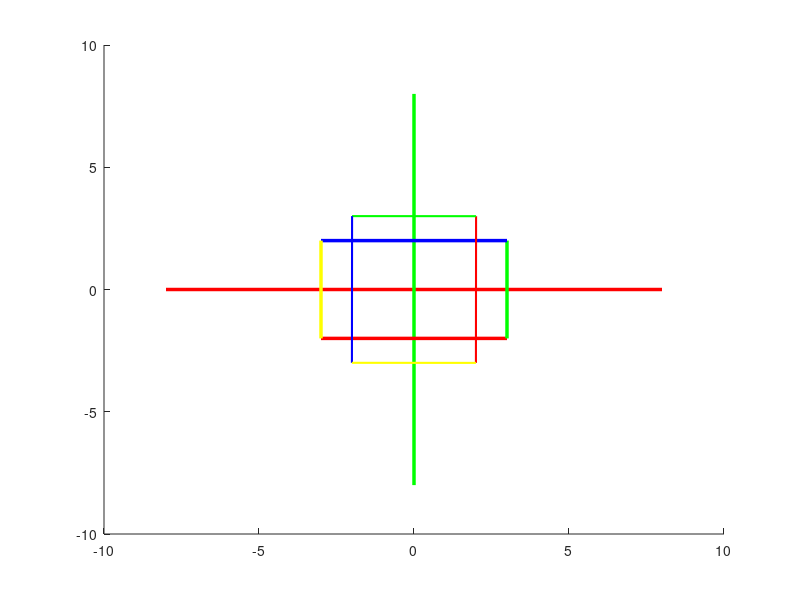

Recreate this plot in MATLAB.
clear all

angle_rad = deg2rad(90);

for t = 0:0.01:angle_rad
    
    clf;
clc

 angle_rad = deg2rad(90);
%        X       Y       Z             R G B
%line([xi xf],[yi yf],[zi zf],'color',[1 0 0],'linewidth',2.5);
 line([-8 8],[0 0],[0 0],'color',[1 0 0],'linewidth',2.5); %establece el eje X en rojo
 line([0 0],[-8 8],[0 0],'color',[0 1 0],'linewidth',2.5); %establece el eje Y en verde

 p1=[-3 -2];
 p2=[3 -2];
 p3=[3 2];
 p4=[-3 2];
 

 
 line([p1(1) p2(1)],[p1(2) p2(2)],[0 0],'color',[1 0 0],'linewidth',2.5);
 line([p2(1) p3(1)],[p2(2) p3(2)],[0 0],'color',[0 1 0],'linewidth',2.5);
 line([p3(1) p4(1)],[p3(2) p4(2)],[0 0],'color',[0 0 1],'linewidth',2.5);
 line([p4(1) p1(1)],[p4(2) p1(2)],[0 0],'color',[1 1 0],'linewidth',2.5);
 

 
 Rz = [cos(t) -sin(t); sin(t) cos(t)];
 
 p1r = Rz*p1';
 p2r = Rz*p2';
 p3r = Rz*p3';
 p4r = Rz*p4';
 
 line([p1r(1) p2r(1)],[p1r(2) p2r(2)],[0 0],'color',[1 0 0],'linewidth',1.5);
 line([p2r(1) p3r(1)],[p2r(2) p3r(2)],[0 0],'color',[0 1 0],'linewidth',1.5);
 line([p3r(1) p4r(1)],[p3r(2) p4r(2)],[0 0],'color',[0 0 1],'linewidth',1.5);
 line([p4r(1) p1r(1)],[p4r(2) p1r(2)],[0 0],'color',[1 1 0],'linewidth',1.5);
 
 pause(0.01)
 
end
